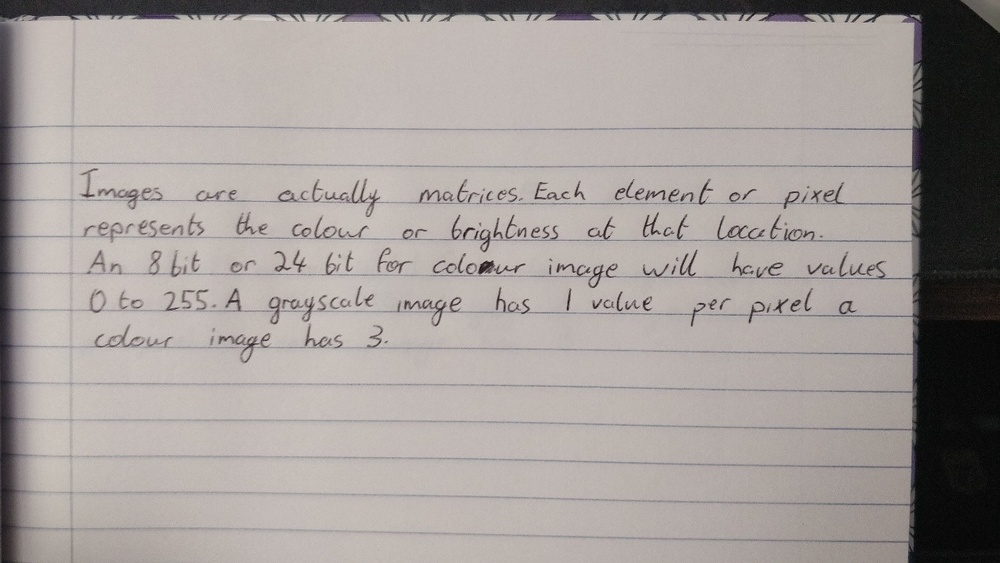
#> input picture Image 1.jpg, 1000 x 563 px, shrunk from 1379 x 776 before the run; its folder holds only this picture in this run
$ jupyter execute 'Handwriting Extraction.ipynb'
#> lines starting #> are read from the running program, lines starting #| are printed output that depends on the picture; after the words box and inside, x2 and y2 are one past the last pixel; in counts of white or black regions, pixels touching at a corner belong together
# Handwriting Extraction

## Group members
- Monika Adamczewska C17313136
- James Behan C17348016
- Conor Rogers C16347693

# Description
- The purpose of this project is to extract and enhance text from images of handwriting on pages.
- The user is prompted to choose an image that will be used to extract the handwritten text.
- The image is loaded and the program will check if it has loaded correctly
    - If it has not loaded correctly an error is displayed to the user
    - If it has loaded correctly the program will continue with the code
- A copy of the original image is stored - this will be used later to display the original image to the user
- The image is converted to Grayscale and any streaks of bright light are removed. A mask is created this way
- This mask is then inverted.
- A new image is created by combining the Grayscale image and the inverted mask.
- This new image is then inverted.
- A check is put in place to make sure that the inverted image (which will serve as a mask) returns a result[1]
    - If all of the pixels in the inverted image are black an error is displayed to the user. This implies that the program could not find any handwritten text in the image
    - Otherwise the program will continue with the code
- Morphology is then applied to the inverted image - this allows the program to extract a more precise region of interest
- Thresholding and Morphology are used to filter out both the horizontal and the vertical lines from the page.[2]
- A new mask is created and inverted - then used to remove the lines from the image so that a new Region of Interest is created.
- Thresholding and Morphology are applied to this new Region of Interest to filter out the handwritten text as efficiently as possible.
- A blank white image is then created[3]. This will be used as a background for the extracted handwritten text.
- The blank image and the original image are then combined.
- This combined image is converted to the HSV colourspace and the Volume channel is extracted.
- The program then iterates through the Volume channel and darkens areas of the image to enhance the handwritten text.[4]
- The enhanced image is stored and converted into the BGR colour space to allow for combining with the image of text on the white background.
- These images are then combined to create a final image.
- The original and final images are displayed to the user.

# Method
1. Load the image
2. Check if image has loaded correctly
    * If not loaded correctly - display an error
    * If loaded correctly - continue with the code
3. Create a copy of the image
4. Convert the image to grayscale
5. Remove any streaks of bright light by applying morphology - this creates a mask
6. Invert the mask
7. Create a new image by combining the grayscale image and the inverted mask
8. Invert this new image
9. Check if the inverted image contains any parts of the original image
    * If all of the pixels in the inverted image are black - display an error
    * If there are pixels in the inverted image that are not black - continue with code
10. Apply morphology to the inverted image to acquire a more precise region of interest
11. Use thresholding and morphology to filter out the horizontal lines from the page
12. Use thresholding and morphology to filter out the vertical lines from the page
13. Combine the acquired line masks into one
14. Invert the line mask
15. Remove the lines from the original mask so that they do not interfere with the handwritten text - this creates a region of interest for inspection
16. Apply thresholding and morphology to this region of interest to filter out the text from the image
17. Create a blank white image - this will be used to as background of the filtered handwritten text
18. Combine the blank image with the original image by using the numpy where function
19. Convert this combined image to the HSV colourspace
20. Extract the Value channel by splitting the HSV image
21. Iterate through all of the pixels in the Value channel image
    * If the pixel is not white, darken it by 100 and store in a new enhanced image
22. Convert the new enhanced image to BGR to allow for combining it with the image that has the text on a white background
23. Create a final image by combining the enhanced image with the image of the text on white background
24. Display the original and the final images to the user

# Testing
The code was tested using various different images of handwriting.
Images of text written in blue pen as well as black pen were tested.
Images with different lighting conditions were tested.

Alternative methods were also considered when designing the solution. Canny Edge Detection[5] as well as Sobel Edge Detection[6] proved to be less beneficial than the traditional methods of Thresholding and Morphology.

# Conclusion
Using methods mentioned in the outline above (thresholding, accessing individual channels within colour spaces[7], morphology) proved beneficial and was able to provide satisfying, though not ideal results.
The main issue was not being able to extract all of the lines and edges from the image completely. Small parts of the lines from the copy are still visible on the final output image.

# References

```
[1]V. Valente, "How to detect a full black color image in OpenCV Python?", Stack Overflow, 2020. [Online].
Available: https://stackoverflow.com/questions/41406547/how-to-detect-a-full-black-color-image-in-opencv-python/41414865.
```
```
[2]M. Maisonneuve, "How to get the cells of a sudoku grid with OpenCV?", Stack Overflow, 2020. [Online].
Available: https://stackoverflow.com/questions/59182827/how-to-get-the-cells-of-a-sudoku-grid-with-opencv.
```
```
[3]Y. Yazıcıoğlu, "Is it possible to paste an image on top of another in OpenCV?", Stack Overflow, 2020. [Online].
Available: https://stackoverflow.com/questions/60937583/is-it-possible-to-paste-an-image-on-top-of-another-in-opencv.
```
```
[4]"Image Enhancement Techniques using OpenCV and Python", Medium, 2020. [Online].
Available: https://towardsdatascience.com/image-enhancement-techniques-using-opencv-and-python-9191d5c30d45.
```
```
[5]"OpenCV: Canny Edge Detection", Docs.opencv.org, 2020. [Online].
Available: https://docs.opencv.org/master/da/d22/tutorial_py_canny.html.
```
```
[6]"OpenCV: Sobel Derivatives", Docs.opencv.org, 2020. [Online]. Available: https://docs.opencv.org/3.4/d2/d2c/tutorial_sobel_derivatives.html.
```
```
[7]"Color spaces in OpenCV (C++ / Python)", Learnopencv.com, 2020. [Online].
Available: https://www.learnopencv.com/color-spaces-in-opencv-cpp-python/.
```

[cell 1]
import cv2 # The OpenCV library; install using `pip install opencv-contrib-python`
import numpy as np # Helpful when working with arrays; install using `pip install numpy`
from matplotlib import pyplot as plt # Good for graphing; install using `pip install matplotlib`
from matplotlib import image as image
import easygui # An easy-to-use file-picker; pip install easygui

f = easygui.fileopenbox(filetypes=["*.jpg","*.jpeg","*.png"])
#> the answer given: Image 1.jpg
I = cv2.imread(f)
#> I is the input picture: shape (563, 1000, 3); mean B, G, R 154.8, 157.8, 164.4

# Error checking to see if the image was loaded correctly
if I is None:
    print('Invalid input')
    sys.exit(0)
else:
    Original = I.copy()
    #Converting the image to grayscale and removing any bright light streaks
    Gray = cv2.cvtColor(I, cv2.COLOR_BGR2GRAY)
    shape = cv2.getStructuringElement(cv2.MORPH_ELLIPSE, (7,7))
    closed = cv2.morphologyEx(Gray,cv2.MORPH_CLOSE, shape, iterations=2)
    inverted_mask = cv2.bitwise_not(closed)
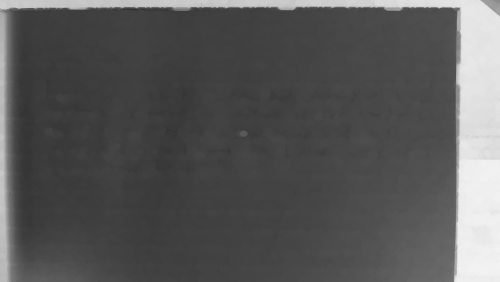
#> inverted_mask: shape (563, 1000) (shown at 1/2 size); min 41, max 242, mean 88
    new_image = Gray + inverted_mask

    inverted_image = cv2.bitwise_not(new_image)

    #Checking if the mask has returned any part of the image.
    #If no text was found, an error message is displayed
    if cv2.countNonZero(inverted_image) == 0:
        print ("Could not find handwritten text in image")
        sys.exit(0)
    else:
        #Applying morphology to the mask
        shape = cv2.getStructuringElement(cv2.MORPH_ELLIPSE,(4,8))
        new_mask = cv2.morphologyEx(inverted_image, cv2.MORPH_CLOSE,shape)

        #Using thresholding and morphology to filter out the horizontal lines
        T,horizontal_lines = cv2.threshold(new_mask,thresh=10,maxval=255,type = cv2.THRESH_BINARY)
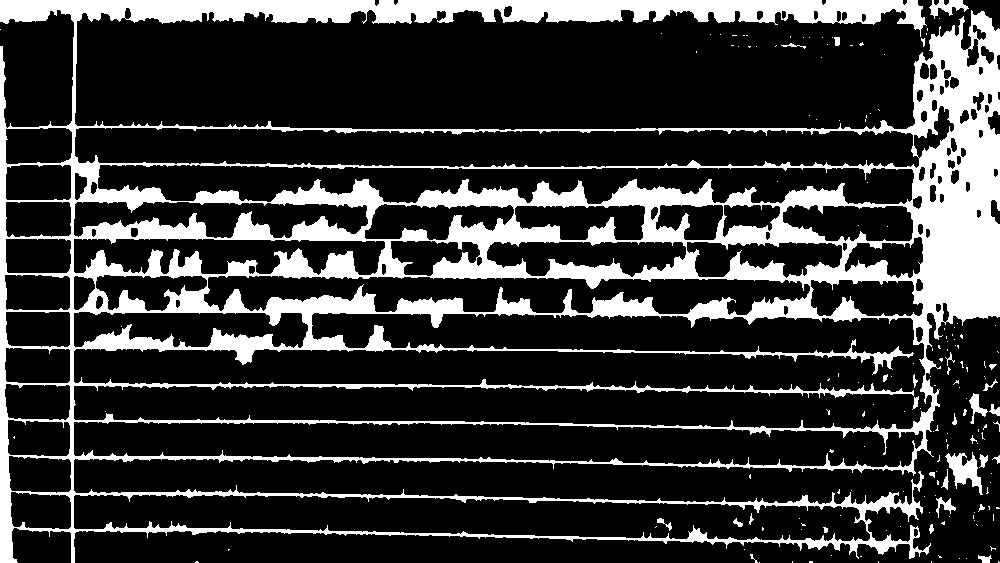
#> horizontal_lines: shape (563, 1000); 21.2% white; 166 white regions (137 under 20 px), largest, box (x1, y1, x2, y2) and area: (0, 0, 1000, 563) 116437, (945, 452, 983, 495) 739, (929, 0, 969, 19) 350
        shape = cv2.getStructuringElement(cv2.MORPH_RECT,(160,1))
        horizontal_lines = cv2.morphologyEx(horizontal_lines, cv2.MORPH_OPEN,shape)
#> horizontal_lines: shape (563, 1000); 5.1% white; 21 white regions, largest, box (x1, y1, x2, y2) and area: (0, 0, 924, 12) 9232, (0, 272, 1000, 280) 2601, (0, 310, 928, 317) 1910

        #Using thresholding and morphology to filter out the vertical lines
        T,vertical_lines = cv2.threshold(new_mask,thresh=10,maxval=255,type = cv2.THRESH_BINARY)
        shape = cv2.getStructuringElement(cv2.MORPH_RECT,(1,160))
        vertical_lines = cv2.morphologyEx(vertical_lines, cv2.MORPH_OPEN,shape)
#> vertical_lines: shape (563, 1000); 1.9% white; 7 white regions, largest, box (x1, y1, x2, y2) and area: (0, 47, 10, 563) 3160, (981, 57, 991, 320) 2032, (70, 0, 76, 563) 1942

        #Creating a combined mask for the vertical and horizontal lines
        Lines = vertical_lines + horizontal_lines
        Inverted_Lines = cv2.bitwise_not(Lines)
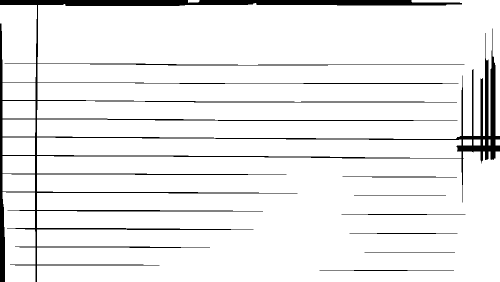
#> Inverted_Lines: shape (563, 1000) (shown at 1/2 size); min 0, max 255, mean 237.6

        #Removing the lines from the original mask to get a more accurate mask of the handwritten text
        ROI = cv2.bitwise_and(inverted_image, inverted_image, mask = Inverted_Lines)

        #Applying thresholding and morphology to filter out the text from the image
        T,Text = cv2.threshold(ROI, thresh = 50, maxval = 255, type = cv2.THRESH_BINARY)
#> Text: shape (563, 1000); 2.2% white in thin lines or dots, all inside (x1, y1, x2, y2) = (15, 14, 922, 550)
        shape = cv2.getStructuringElement(cv2.MORPH_RECT,(2,2))
        Text = cv2.dilate(Text,shape, iterations = 2)
#> Text: shape (563, 1000); 5.5% white; 287 white regions (115 under 20 px), largest, box (x1, y1, x2, y2) and area: (269, 297, 345, 350) 1183, (439, 215, 529, 254) 1106, (431, 253, 528, 278) 1073
        Text = cv2.cvtColor(Text, cv2.COLOR_GRAY2BGR)

        #Creating a blank white image for the background
        white = np.full_like(I, (255,255,255))

        #Applying a mask to the original image and the blank white image
        textOnWhite = np.where(Text!=0, I, white)

        #Converting the result image to HSV
        HSV = cv2.cvtColor(textOnWhite,cv2.COLOR_BGR2HSV)
#> HSV: shape (563, 1000, 3); mean H, S, V 2.1, 1.1, 249
        h,s,v = cv2.split(HSV)
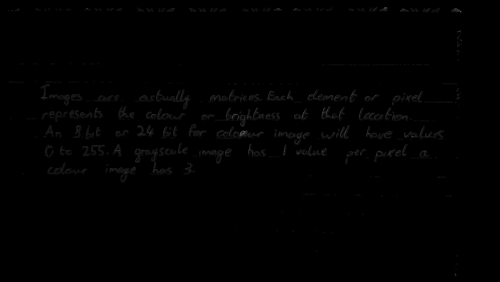
#> s: shape (563, 1000) (shown at 1/2 size); min 0, max 139, mean 1.1

        #Enhancing the output image
        for y in range(v.shape[0]):
            for x in range(v.shape[1]):
                if all(v[y,x] != [255,255,255]):
                    v[y][x] = v[y][x] - 100
                    enhancedImage = v
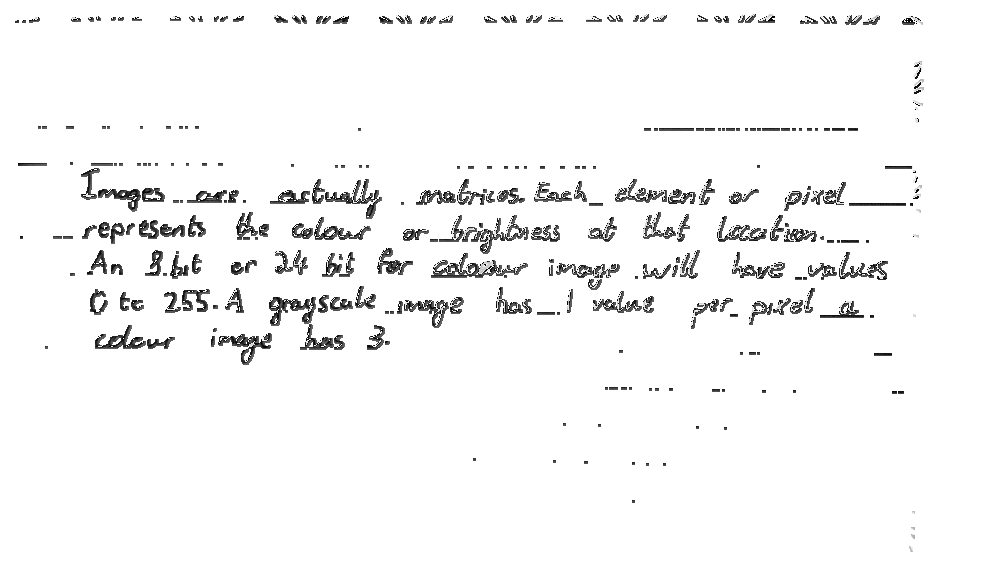
#> v: shape (563, 1000); min 0, max 255, mean 245.8
        enhancedImage = cv2.cvtColor(enhancedImage, cv2.COLOR_GRAY2BGR)

        #Creating the final enhanced image
        FinalImage = cv2.bitwise_and(enhancedImage,textOnWhite)
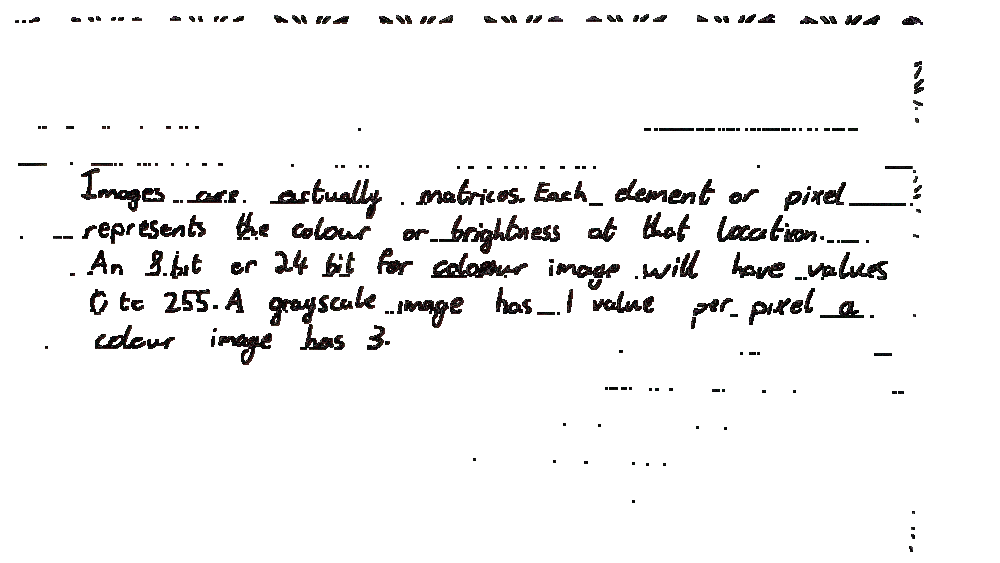
#> FinalImage: shape (563, 1000, 3); mean B, G, R 242, 242, 242.4

        #Displayig the original and the processed images to the user
        plt.title("Original")
        plt.imshow(Original)
        plt.show()

        plt.title("Final Image")
        plt.imshow(FinalImage,cmap="gray")
        plt.show()

$ run again, on Image 5.jpg
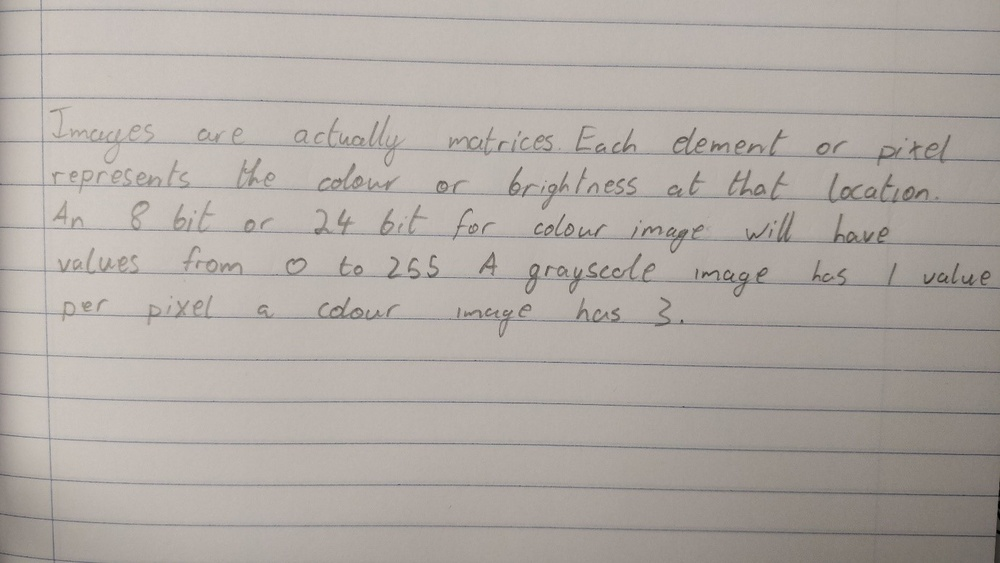
#> input picture Image 5.jpg, 1000 x 563 px, shrunk from 1379 x 776 before the run
#> I is the input picture: shape (563, 1000, 3); mean B, G, R 163.4, 169, 175.5
#> `T,horizontal_lines = cv2.threshold(new_mask,thresh=10,maxval=255,type ..`:
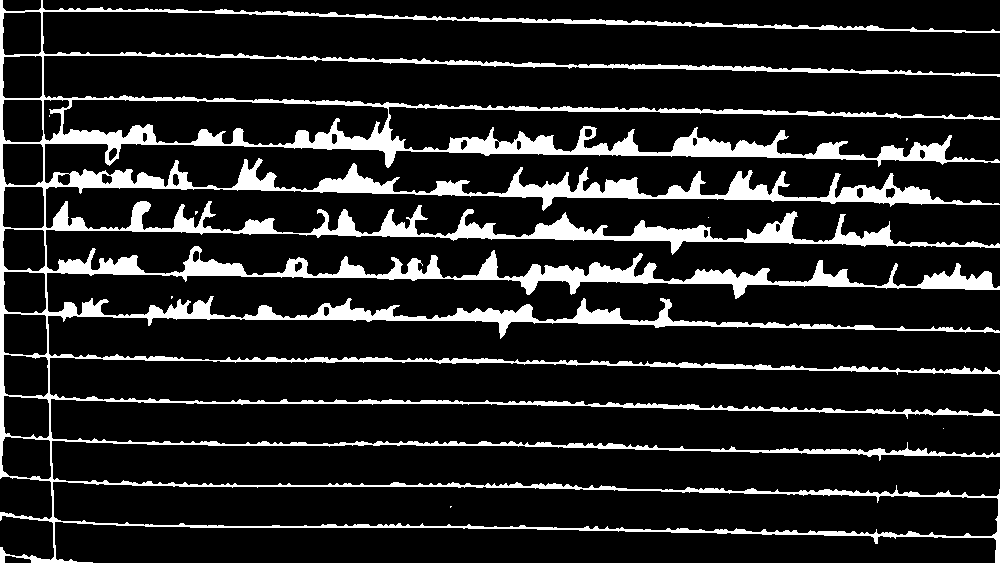
#> horizontal_lines: shape (563, 1000); 13.9% white; 8 white regions (7 under 20 px), largest, box (x1, y1, x2, y2) and area: (0, 0, 1000, 563) 78437
#> vertical_lines: shape (563, 1000); 0.31% white; 2 white regions, box (x1, y1, x2, y2) and area: (0, 0, 4, 480) 1609, (42, 0, 43, 131) 131
#> HSV: shape (563, 1000, 3); mean H, S, V 1, 1, 249.2
#> `FinalImage = cv2.bitwise_and(enhancedImage,textOnWhite)`:
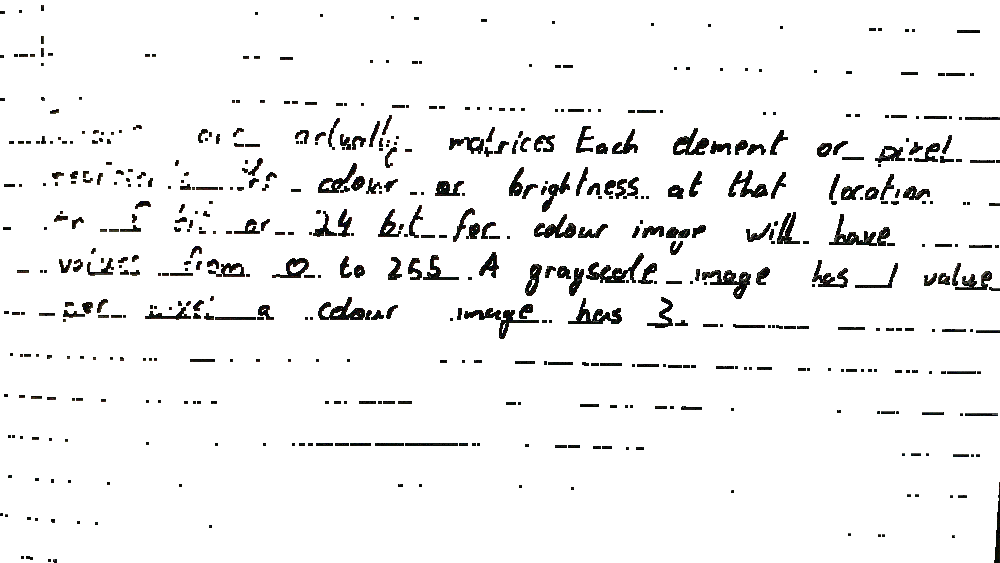
#> FinalImage: shape (563, 1000, 3); mean B, G, R 241.5, 241.7, 241.8
